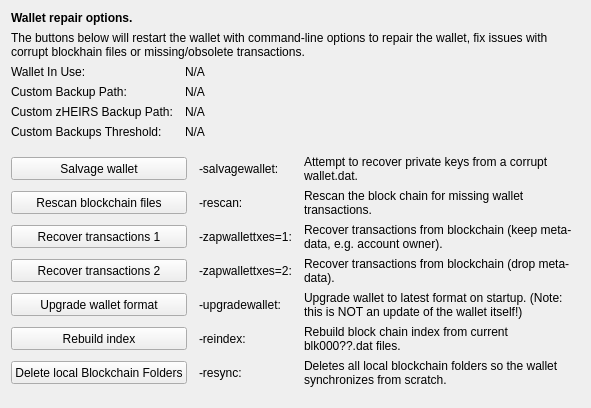
     <widget class="QWidget" name="tab_repair">
      <attribute name="title">
       <string>&amp;Wallet Repair</string>
      </attribute>
      <layout class="QGridLayout" name="gridLayout_4" columnstretch="0,0,0,0">
       <property name="horizontalSpacing">
        <number>12</number>
       </property>
       <item row="0" column="0" colspan="4">
        <widget class="QLabel" name="label_repair_header">
         <property name="font">
          <font>
           <weight>75</weight>
           <bold>true</bold>
          </font>
         </property>
         <property name="text">
          <string>Wallet repair options.</string>
         </property>
        </widget>
       </item>
       <item row="1" column="0" colspan="4">
        <widget class="QLabel" name="label_repair_helptext">
         <property name="font">
          <font>
           <weight>50</weight>
           <bold>false</bold>
          </font>
         </property>
         <property name="text">
          <string>The buttons below will restart the wallet with command-line options to repair the wallet, fix issues with corrupt blockhain files or missing/obsolete transactions.</string>
         </property>
         <property name="wordWrap">
          <bool>true</bool>
         </property>
        </widget>
       </item>
       <item row="2" column="0">
        <widget class="QLabel" name="wallet_path_label">
         <property name="text">
          <string>Wallet In Use:</string>
         </property>
        </widget>
       </item>
       <item row="2" column="1" colspan="3">
        <widget class="QLabel" name="wallet_path">
         <property name="cursor">
          <cursorShape>IBeamCursor</cursorShape>
         </property>
         <property name="text">
          <string>N/A</string>
         </property>
         <property name="textFormat">
          <enum>Qt::PlainText</enum>
         </property>
         <property name="textInteractionFlags">
          <set>Qt::LinksAccessibleByMouse|Qt::TextSelectableByKeyboard|Qt::TextSelectableByMouse</set>
         </property>
        </widget>
       </item>
       <item row="3" column="0">
        <widget class="QLabel" name="wallet_custombackuppath_label">
         <property name="visible">
          <bool>false</bool>
         </property>
         <property name="text">
          <string>Custom Backup Path:</string>
         </property>
        </widget>
       </item>
       <item row="3" column="1" colspan="3">
        <widget class="QLabel" name="wallet_custombackuppath">
         <property name="cursor">
          <cursorShape>IBeamCursor</cursorShape>
         </property>
         <property name="visible">
          <bool>false</bool>
         </property>
         <property name="text">
          <string>N/A</string>
         </property>
         <property name="textFormat">
          <enum>Qt::PlainText</enum>
         </property>
         <property name="textInteractionFlags">
          <set>Qt::LinksAccessibleByMouse|Qt::TextSelectableByKeyboard|Qt::TextSelectableByMouse</set>
         </property>
        </widget>
       </item>
       <item row="4" column="0">
        <widget class="QLabel" name="wallet_customzheirsbackuppath_label">
         <property name="visible">
          <bool>false</bool>
         </property>
         <property name="text">
          <string>Custom zHEIRS Backup Path:</string>
         </property>
        </widget>
       </item>
       <item row="4" column="1" colspan="3">
        <widget class="QLabel" name="wallet_customzheirsbackuppath">
         <property name="cursor">
          <cursorShape>IBeamCursor</cursorShape>
         </property>
         <property name="visible">
          <bool>false</bool>
         </property>
         <property name="text">
          <string>N/A</string>
         </property>
         <property name="textFormat">
          <enum>Qt::PlainText</enum>
         </property>
         <property name="textInteractionFlags">
          <set>Qt::LinksAccessibleByMouse|Qt::TextSelectableByKeyboard|Qt::TextSelectableByMouse</set>
         </property>
        </widget>
       </item>
       <item row="5" column="0">
        <widget class="QLabel" name="wallet_custombackupthreshold_label">
         <property name="visible">
          <bool>false</bool>
         </property>
         <property name="text">
          <string>Custom Backups Threshold:</string>
         </property>
        </widget>
       </item>
       <item row="5" column="1" colspan="3">
        <widget class="QLabel" name="wallet_custombackupthreshold">
         <property name="cursor">
          <cursorShape>IBeamCursor</cursorShape>
         </property>
         <property name="visible">
          <bool>false</bool>
         </property>
         <property name="text">
          <string>N/A</string>
         </property>
         <property name="textFormat">
          <enum>Qt::PlainText</enum>
         </property>
         <property name="textInteractionFlags">
          <set>Qt::LinksAccessibleByMouse|Qt::TextSelectableByKeyboard|Qt::TextSelectableByMouse</set>
         </property>
        </widget>
       </item>
       <item row="6" column="0">
        <spacer name="verticalSpacer_repair1">
         <property name="orientation">
          <enum>Qt::Vertical</enum>
         </property>
         <property name="sizeHint" stdset="0">
          <size>
           <width>10</width>
           <height>10</height>
          </size>
         </property>
        </spacer>
       </item>
       <item row="7" column="0" colspan="2">
        <widget class="QPushButton" name="btn_salvagewallet">
         <property name="minimumSize">
          <size>
           <width>100</width>
           <height>23</height>
          </size>
         </property>
         <property name="text">
          <string>Salvage wallet</string>
         </property>
        </widget>
       </item>
       <item row="7" column="2">
        <widget class="QLabel" name="label_repair_salvage_command">
         <property name="text">
          <string notr="true">-salvagewallet:</string>
         </property>
        </widget>
       </item>
       <item row="7" column="3">
        <widget class="QLabel" name="label_repair_salvage">
         <property name="text">
          <string>Attempt to recover private keys from a corrupt wallet.dat.</string>
         </property>
         <property name="wordWrap">
          <bool>true</bool>
         </property>
        </widget>
       </item>
       <item row="8" column="0" colspan="2">
        <widget class="QPushButton" name="btn_rescan">
         <property name="minimumSize">
          <size>
           <width>100</width>
           <height>23</height>
          </size>
         </property>
         <property name="text">
          <string>Rescan blockchain files</string>
         </property>
        </widget>
       </item>
       <item row="8" column="2">
        <widget class="QLabel" name="label_repair_rescan_command">
         <property name="text">
          <string notr="true">-rescan:</string>
         </property>
        </widget>
       </item>
       <item row="8" column="3">
        <widget class="QLabel" name="label_repair_rescan">
         <property name="text">
          <string>Rescan the block chain for missing wallet transactions.</string>
         </property>
         <property name="wordWrap">
          <bool>true</bool>
         </property>
        </widget>
       </item>
       <item row="9" column="0" colspan="2">
        <widget class="QPushButton" name="btn_zapwallettxes1">
         <property name="minimumSize">
          <size>
           <width>100</width>
           <height>23</height>
          </size>
         </property>
         <property name="text">
          <string>Recover transactions 1</string>
         </property>
        </widget>
       </item>
       <item row="9" column="2">
        <widget class="QLabel" name="label_repair_zap1_command">
         <property name="text">
          <string notr="true">-zapwallettxes=1:</string>
         </property>
        </widget>
       </item>
       <item row="9" column="3">
        <widget class="QLabel" name="label_repair_zap1">
         <property name="text">
          <string>Recover transactions from blockchain (keep meta-data, e.g. account owner).</string>
         </property>
         <property name="wordWrap">
          <bool>true</bool>
         </property>
        </widget>
       </item>
       <item row="10" column="0" colspan="2">
        <widget class="QPushButton" name="btn_zapwallettxes2">
         <property name="minimumSize">
          <size>
           <width>100</width>
           <height>23</height>
          </size>
         </property>
         <property name="text">
          <string>Recover transactions 2</string>
         </property>
        </widget>
       </item>
       <item row="10" column="2">
        <widget class="QLabel" name="label_repair_zap2_command">
         <property name="text">
          <string notr="true">-zapwallettxes=2:</string>
         </property>
        </widget>
       </item>
       <item row="10" column="3">
        <widget class="QLabel" name="label_repair_zap2">
         <property name="text">
          <string>Recover transactions from blockchain (drop meta-data).</string>
         </property>
         <property name="wordWrap">
          <bool>true</bool>
         </property>
        </widget>
       </item>
       <item row="11" column="0" colspan="2">
        <widget class="QPushButton" name="btn_upgradewallet">
         <property name="minimumSize">
          <size>
           <width>100</width>
           <height>23</height>
          </size>
         </property>
         <property name="text">
          <string>Upgrade wallet format</string>
         </property>
        </widget>
       </item>
       <item row="11" column="2">
        <widget class="QLabel" name="label_repair_upgrade_command">
         <property name="text">
          <string notr="true">-upgradewallet:</string>
         </property>
        </widget>
       </item>
       <item row="11" column="3">
        <widget class="QLabel" name="label_repair_upgrade">
         <property name="text">
          <string>Upgrade wallet to latest format on startup. (Note: this is NOT an update of the wallet itself!)</string>
         </property>
         <property name="wordWrap">
          <bool>true</bool>
         </property>
        </widget>
       </item>
       <item row="12" column="0" colspan="2">
        <widget class="QPushButton" name="btn_reindex">
         <property name="minimumSize">
          <size>
           <width>100</width>
           <height>23</height>
          </size>
         </property>
         <property name="text">
          <string>Rebuild index</string>
         </property>
        </widget>
       </item>
       <item row="12" column="2">
        <widget class="QLabel" name="label_repair_reindex_command">
         <property name="text">
          <string notr="true">-reindex:</string>
         </property>
        </widget>
       </item>
       <item row="12" column="3">
        <widget class="QLabel" name="label_repair_reindex">
         <property name="text">
          <string>Rebuild block chain index from current blk000??.dat files.</string>
         </property>
         <property name="wordWrap">
          <bool>true</bool>
         </property>
        </widget>
       </item>
       <item row="13" column="0" colspan="2">
        <widget class="QPushButton" name="btn_resync">
         <property name="minimumSize">
          <size>
           <width>100</width>
           <height>23</height>
          </size>
         </property>
         <property name="text">
          <string>Delete local Blockchain Folders</string>
         </property>
        </widget>
       </item>
       <item row="13" column="2">
        <widget class="QLabel" name="label_repair_resync_command">
         <property name="text">
          <string>-resync:</string>
         </property>
        </widget>
       </item>
       <item row="13" column="3">
        <widget class="QLabel" name="label_repair_resync">
         <property name="text">
          <string>Deletes all local blockchain folders so the wallet synchronizes from scratch.</string>
         </property>
         <property name="wordWrap">
          <bool>true</bool>
         </property>
        </widget>
       </item>
       <item row="14" column="0">
        <spacer name="verticalSpacer_repair2">
         <property name="orientation">
          <enum>Qt::Vertical</enum>
         </property>
         <property name="sizeHint" stdset="0">
          <size>
           <width>20</width>
           <height>10</height>
          </size>
         </property>
        </spacer>
       </item>
      </layout>
     </widget>
